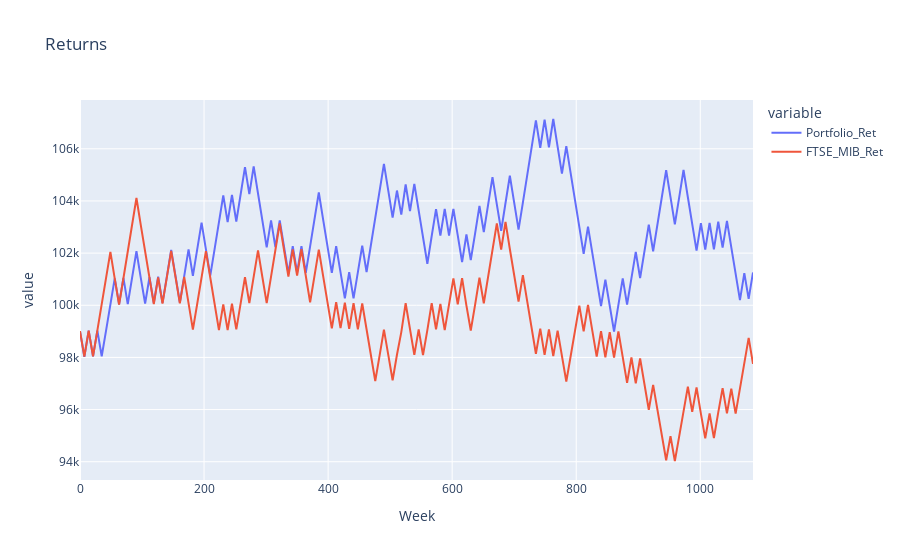

This figure's notebook cell:
### Code cell
fig = px.line(final_returns, x="Week", y=["Portfolio_Ret", "FTSE_MIB_Ret"],
              title='Returns')
fig.show()

### Figure 1 — Plotly figure (JSON) as saved in the notebook; plotly's stock layout.template omitted (floating-point values rounded to 4 significant figures; data arrays with more than 128 entries replaced by an {"elided": "..."} marker saying what was removed)
{"data": [{"hovertemplate": "variable=Portfolio_Ret<br>Week=%{x}<br>value=%{y}<extra></extra>", "legendgroup": "Portfolio_Ret", "line": {"color": "#636efa", "dash": "solid"}, "marker": {"symbol": "circle"}, "mode": "lines", "name": "Portfolio_Ret", "orientation": "v", "showlegend": true, "type": "scatter", "x": {"elided": "156 int values"}, "xaxis": "x", "y": {"elided": "156 float values"}, "yaxis": "y"}, {"hovertemplate": "variable=FTSE_MIB_Ret<br>Week=%{x}<br>value=%{y}<extra></extra>", "legendgroup": "FTSE_MIB_Ret", "line": {"color": "#EF553B", "dash": "solid"}, "marker": {"symbol": "circle"}, "mode": "lines", "name": "FTSE_MIB_Ret", "orientation": "v", "showlegend": true, "type": "scatter", "x": {"elided": "156 int values"}, "xaxis": "x", "y": {"elided": "156 float values"}, "yaxis": "y"}], "layout": {"legend": {"title": {"text": "variable"}, "tracegroupgap": 0}, "title": {"text": "Returns"}, "xaxis": {"anchor": "y", "domain": [0, 1], "title": {"text": "Week"}}, "yaxis": {"anchor": "x", "domain": [0, 1], "title": {"text": "value"}}}}
